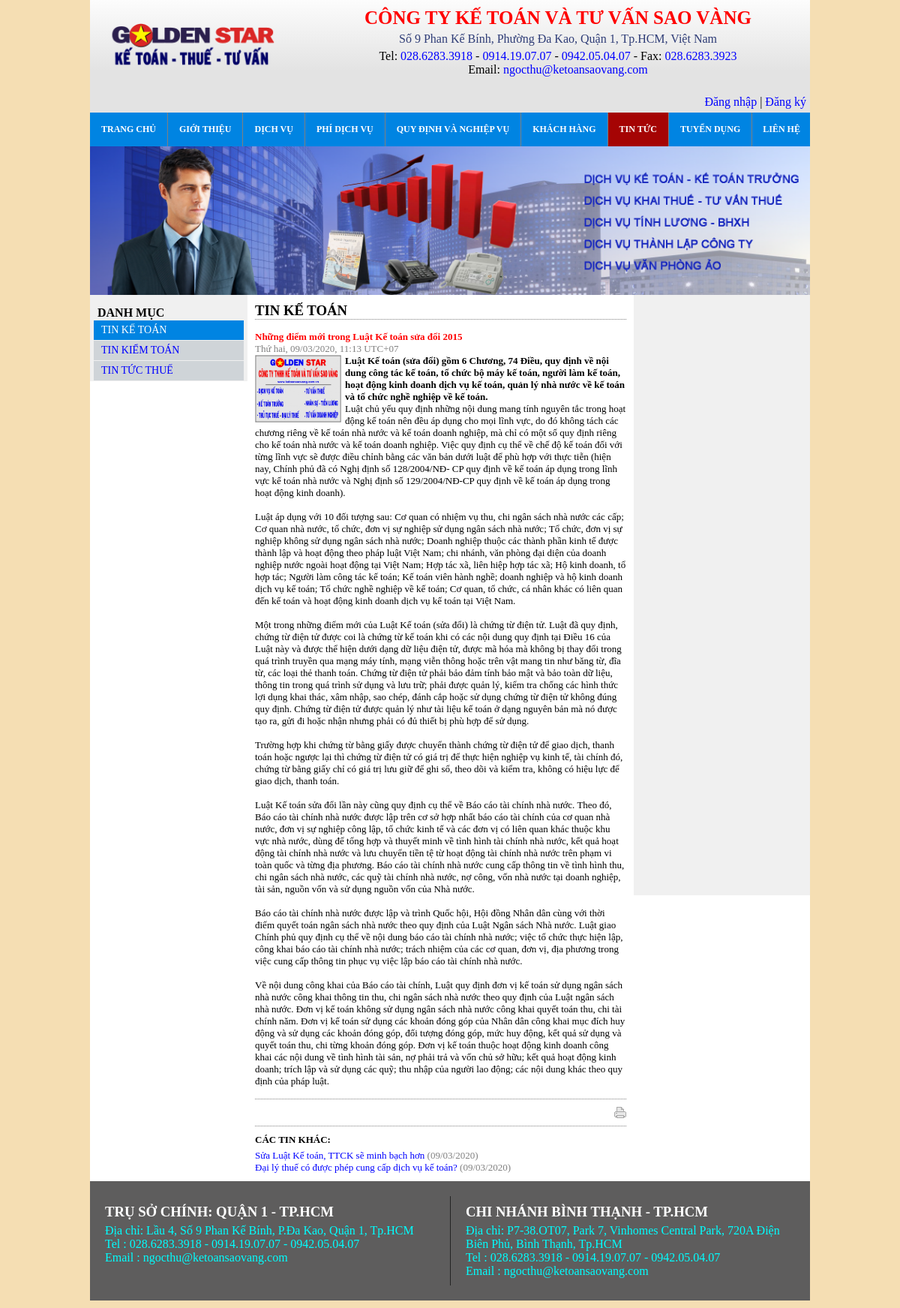
Screenshot of /tintuc/chitiet/2 with the database file from the repository.
### trangchu/models.py (models this page shows)
class Menu(models.Model):
    menu_parent = models.ForeignKey('self', on_delete=models.CASCADE, default = None,  blank=True, null=True)
    menu_title = models.CharField(max_length = 255, unique=True)
    menu_link = models.CharField(max_length=500)
    menu_order = models.IntegerField(default=0)
    def __str__(self):
        return self.menu_title

### tintuc/models.py (models this page shows, shortened)
class TinTuc(models.Model):
    menu = models.ForeignKey(Menu, on_delete=models.CASCADE, default = 1)
    tieu_de = models.CharField(max_length = 255)
    ngay_tao = models.DateTimeField()
    mo_ta_ngan = models.TextField()
    image = models.ImageField(upload_to='images/')
    noi_dung = models.TextField()
    def ngay_tao_ngan(self):
        local_now = timezone.localtime(self.ngay_tao)
        return local_now.strftime("%d/%m/%Y")
    def ngay_tao_day_du(self):
        local_now = timezone.localtime(self.ngay_tao)
        switcher = {
            0:"Chủ nhật",
            1:"Thứ hai",
            2:"Thứ ba",
            3:"Thứ tư",
            4:"Thứ năm",
            5:"Thứ sáu",
            6:"Thứ bảy"
        }
        ngay_tao_dai = switcher.get(int(local_now.strftime("%w")))
        ngay_tao_dai = ngay_tao_dai + ", " + local_now.strftime("%d/%m/%Y, %H:%M UTC%Z")
        return ngay_tao_dai

### tintuc/views.py (the view)
# urls.py: path('chitiet/<int:tin_tuc_id>', views.tin_tuc_chi_tiet, name='tin_tuc_chi_tiet'),
def tin_tuc_chi_tiet(request, tin_tuc_id):
    loaitintucs = Menu.objects.filter(menu_parent=Menu.objects.get(menu_link='/tintuc/'))
    tintuc = get_object_or_404(TinTuc, pk=tin_tuc_id)
    cac_tin_tuc_lien_quan = TinTuc.objects.filter(menu=tintuc.menu).exclude(pk=tintuc.pk).order_by('-ngay_tao')[:8]
    return render(request, 'tintuc/tintuc_chi_tiet.html', {'loaitintucs':loaitintucs,
                                                        'tintuc':tintuc,
                                                        "main_menu": create_menu(None),
                                                        'cac_tin_tuc_lien_quan':cac_tin_tuc_lien_quan})

### trangchu/views.py (called while the page is built)
def create_menu(node):
    items = Menu.objects.filter(menu_parent = node).order_by("menu_order")
    main_menu = []
    for item in items:
        main_menu.append({
            "item":item,
            "children": create_menu(item),
        })
    return main_menu

### tintuc/templates/tintuc/tintuc_chi_tiet.html
{% extends 'tintuc/tintuc_base.html' %}
{% load static %}
{% block left_menu %}
    {% for loai_tin_tuc in loaitintucs %}
    <li><a {% if loai_tin_tuc == tintuc.menu %} class="active" {% endif %} href="{% url 'tin_tuc_theo_loai' loai_tin_tuc.id %}">{{ loai_tin_tuc }}</a></li>
    {% endfor %}
{% endblock%}
{% block main_content %}
    <h3>{{ tintuc.menu }}</h3>
    <div class="detail">
        <h4>{{ tintuc.tieu_de }}</h4>
        <p><span class="ngay-tao">{{ tintuc.ngay_tao_day_du }}</span></p>
        <img src="{{ tintuc.image.url }}" alt="">
        <strong>{{ tintuc.mo_ta_ngan|safe }}</strong>
        {{ tintuc.noi_dung|safe }}
    </div>
    <div class="function">
        <a href="{% url 'in_tin_tuc' tintuc.id %}" target="_blank"><img class="print" src="{% static 'images/icon_print.png' %}" alt=""></a>
    </div>
    {% if cac_tin_tuc_lien_quan.count != 0 %}
    <div class="relative">
        <h4>CÁC TIN KHÁC:</h4>
        <div>
            <ul>
                {% for tin_tuc_lien_quan in cac_tin_tuc_lien_quan %}
                <li><a href="{% url 'tin_tuc_chi_tiet' tin_tuc_lien_quan.id %}">{{ tin_tuc_lien_quan.tieu_de }}</a> <span class="ngay-tao">({{ tin_tuc_lien_quan.ngay_tao_ngan }})</span> </li>
                {% endfor %}
            </ul>
        </div>
    </div>
    {% endif %}
{% endblock %}

### static/CSS/style.css (style rules this page uses)
* { margin: 0px; padding: 0px; box-sizing: border-box; }
body { background-color: wheat; }
.container img { width: 960px; display: block; }
.left_menu li { list-style: none; }
.left_menu a { display: block; padding-top: 5px; padding-bottom: 5px; padding-left: 10px; margin: 1px 5px; font-size: 14px; text-decoration: none; background-color: #cfd4d8f6; color: blue; text-transform: capitalize; }
.left_menu a.active { background-color: #0084e2; color: white; }
.container .right .ngay-tao { color: gray; }
.container .right .detail { border-top: 1px dotted gray; border-bottom: 1px dotted gray; padding-top: 15px; padding-bottom: 15px; font-size: 13px; }
.container .right .detail h4 { color: red; }
.container .right .detail img { width: 115px; height: 90px; float: left; margin-right: 5px; }
.container .right .relative { margin-top: 10px; border-top: dotted 1px gray; font-size: 13px; padding-top: 10px; }
.container .right .relative h4 { margin-bottom: 5px; }
.container .right .relative li { list-style: none; }
.container .right .relative a { text-decoration: none; color: blue; }
.container .right .function { margin-top: 10px; }
.container .right .function .print { width: 16px; float: right; }
.container .right .function::after { content: ""; clear: both; display: table; }

### rows the page displays
Menu: menu_title "TIN KẾ TOÁN"
Menu: menu_title "TIN KIỂM TOÁN"
Menu: menu_title "TIN TỨC THUẾ"
TinTuc: menu "TIN KẾ TOÁN", tieu_de "Những điểm mới trong Luật Kế toán sửa đổi 2015", ngay_tao_day_du "Thứ hai, 09/03/2020, 11:13 UTC+07", image (picture), mo_ta_ngan "Luật Kế toán (sửa đổi) gồm 6 Chương, 74 Điều, quy định về nội dung công tác kế toán, tổ chức bộ máy kế toán, người làm kế toán, hoạt động kinh doanh dịch vụ kế toán, quản lý nhà nước về kế toán và tổ chức nghề nghiệp về kế toán.", noi_dung "Luật chủ yếu quy định những nội dung mang tính nguyên tắc trong hoạt động kế toán nên đều áp dụng cho mọi lĩnh vực, do đó không tách các chương riêng về kế toán nhà nước và kế toán doanh nghiệp, mà chỉ có một số quy định riêng cho kế toán nhà nước và kế toán doanh nghiệp. Việc quy định cụ thể về chế độ kế toán đối với từng lĩnh vực sẽ được điều chỉnh bằng các văn bản dưới luật để phù hợp với thực tiễn (hiện nay, Chính phủ đã có Nghị định số 128/2004/NĐ- CP quy định về kế toán áp dụng trong lĩnh vực kế toán nhà nước và Nghị định số 129/2004/NĐ-CP quy định về kế toán áp dụng trong hoạt động kinh doanh). Luật áp dụng với 10 đối tượng sau: Cơ quan có nhiệm vụ thu, chi ngân sách nhà nước các…"
TinTuc: tieu_de "Sửa Luật Kế toán, TTCK sẽ minh bạch hơn", ngay_tao_ngan "09/03/2020"
TinTuc: tieu_de "Đại lý thuế có được phép cung cấp dịch vụ kế toán?", ngay_tao_ngan "09/03/2020"
